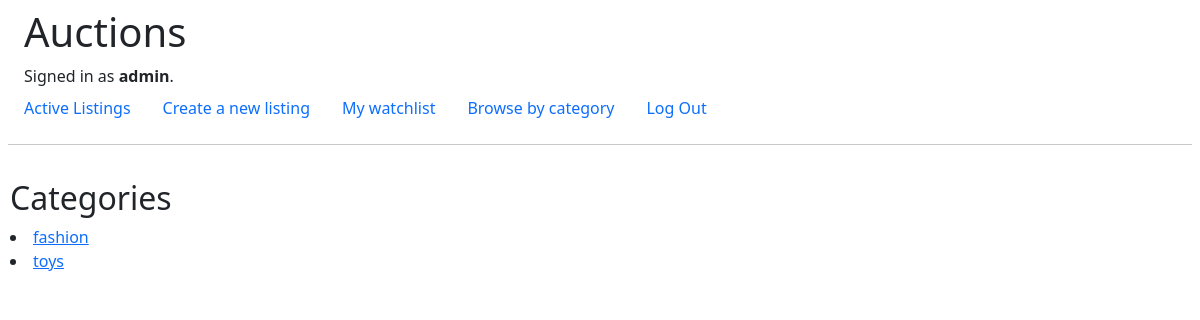
The page /categories (signed in) on the database its author committed.
### auctions/models.py (models this page shows, shortened)
class User(AbstractUser):
    pass

class AuctionListing(models.Model):
    title = models.CharField(max_length=50)
    user = models.ForeignKey(User, on_delete=models.CASCADE, related_name="user", null=True, default=None)
    description = models.CharField(max_length=100)
    startingbid = models.IntegerField(default=0)
    imageurl = models.URLField()
    type = models.CharField(max_length=20)
    highestbid = models.IntegerField(default=0)
    won = models.BooleanField(default=False)

### auctions/views.py (the view)
# urls.py: path("categories", views.categories, name="categories"),
def categories(request):
    auctionlistings = AuctionListing.objects.filter(won=False)
    categories = set()
    for listing in auctionlistings:
        categories.add(listing.type)
    return render (request, "auctions/categories.html", {
        "categories":categories,
    })

### auctions/templates/auctions/categories.html
{% extends "auctions/layout.html" %}
{% block body %}
<h2>Categories</h2>
    {% for category in categories %}
        <li><a href="{% url 'category' category %}">{{category}}</a></li>
    {% endfor %}
{% endblock %}

### auctions/templates/auctions/layout.html (shortened to what this page needs)
{% load static %}
<!DOCTYPE html>
<html lang="en">
    <head>
        <link href="https://cdn.jsdelivr.net/npm/bootstrap@5.2.3/dist/css/bootstrap.min.css" rel="stylesheet">
        <link href="{% static 'auctions/styles.css' %}" rel="stylesheet">
    </head>
    <body>
            <div class="container-fluid p-2">
                <div class="ms-3">
                    <h1>Auctions</h1>
                    {% if user.is_authenticated %}
                        Signed in as <strong>{{ user.username }}</strong>.
                    {% else %}
                        Not signed in.
                    {% endif %}
                </div>
                <ul class="nav">
                    <li class="nav-item">
                        <a class="nav-link" href="{% url 'index' %}">Active Listings</a>
                    </li>
                    {% if user.is_authenticated %}
                        <li class="nav-item">
                            <a class="nav-link" href="{% url 'new_listing' %}">Create a new listing</a>
                        </li>
                        <li class="nav-item">
                            <a class="nav-link" href="{% url 'watchlist' %}">My watchlist</a>
                        </li>
                        <li class="nav-item">
                            <a class="nav-link" href="{% url 'categories' %}">Browse by category</a>
                        </li>
                        <li class="nav-item">
                            <a class="nav-link" href="{% url 'logout' %}">Log Out</a>
                        </li>
                    {% endif %}
                </ul>
                <hr>
            </div>
        <div class="container body">
            {% block body %}
            {% endblock %}
        </div>
    </body>
</html>

### auctions/static/auctions/styles.css (style rules this page uses)
.body { padding: 10px; max-width: 1500px; }

### rows shown on the page
User: username "admin"
AuctionListing: categories "fashion"
AuctionListing: categories "toys"
